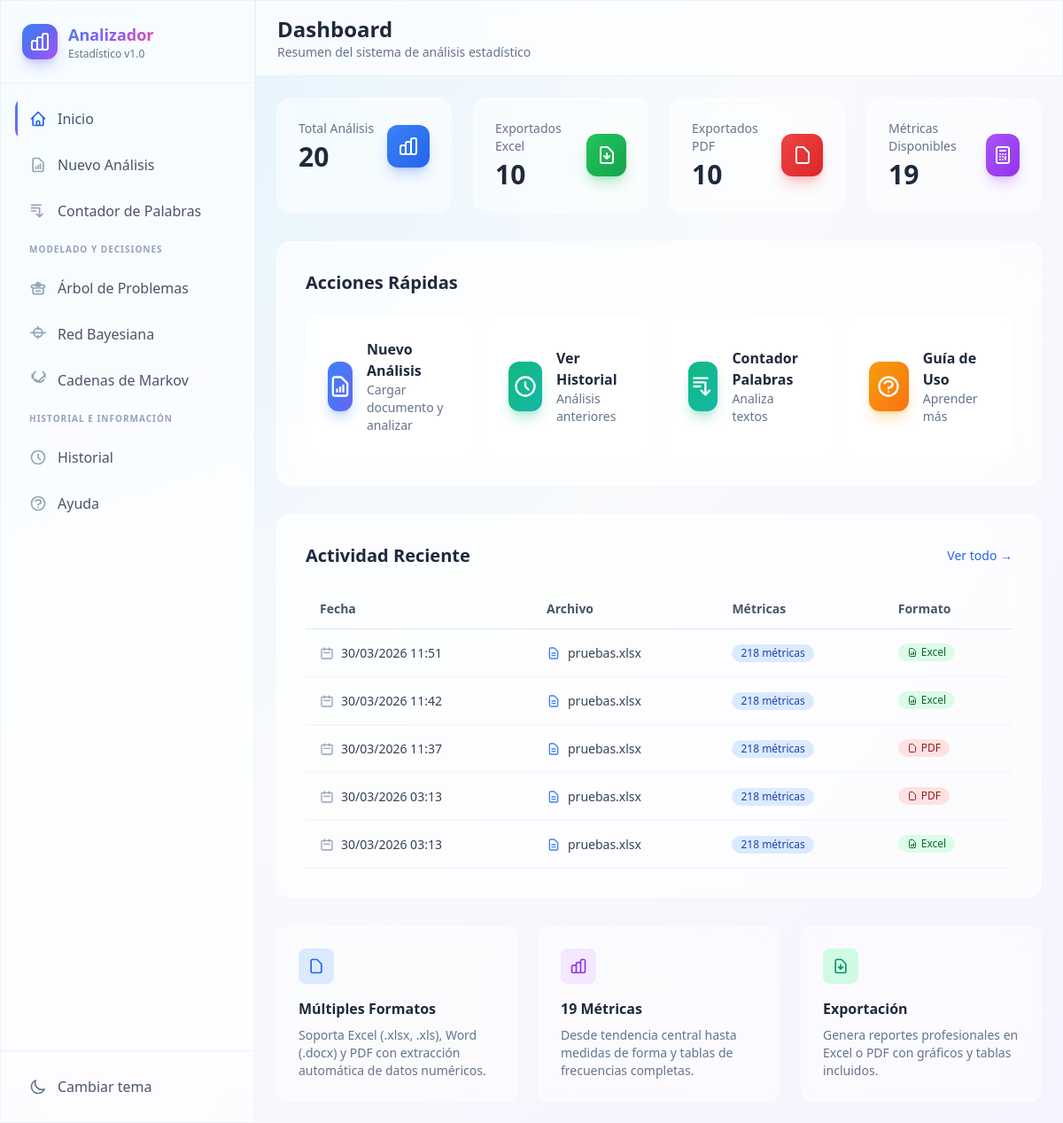
The app's page /, older data.
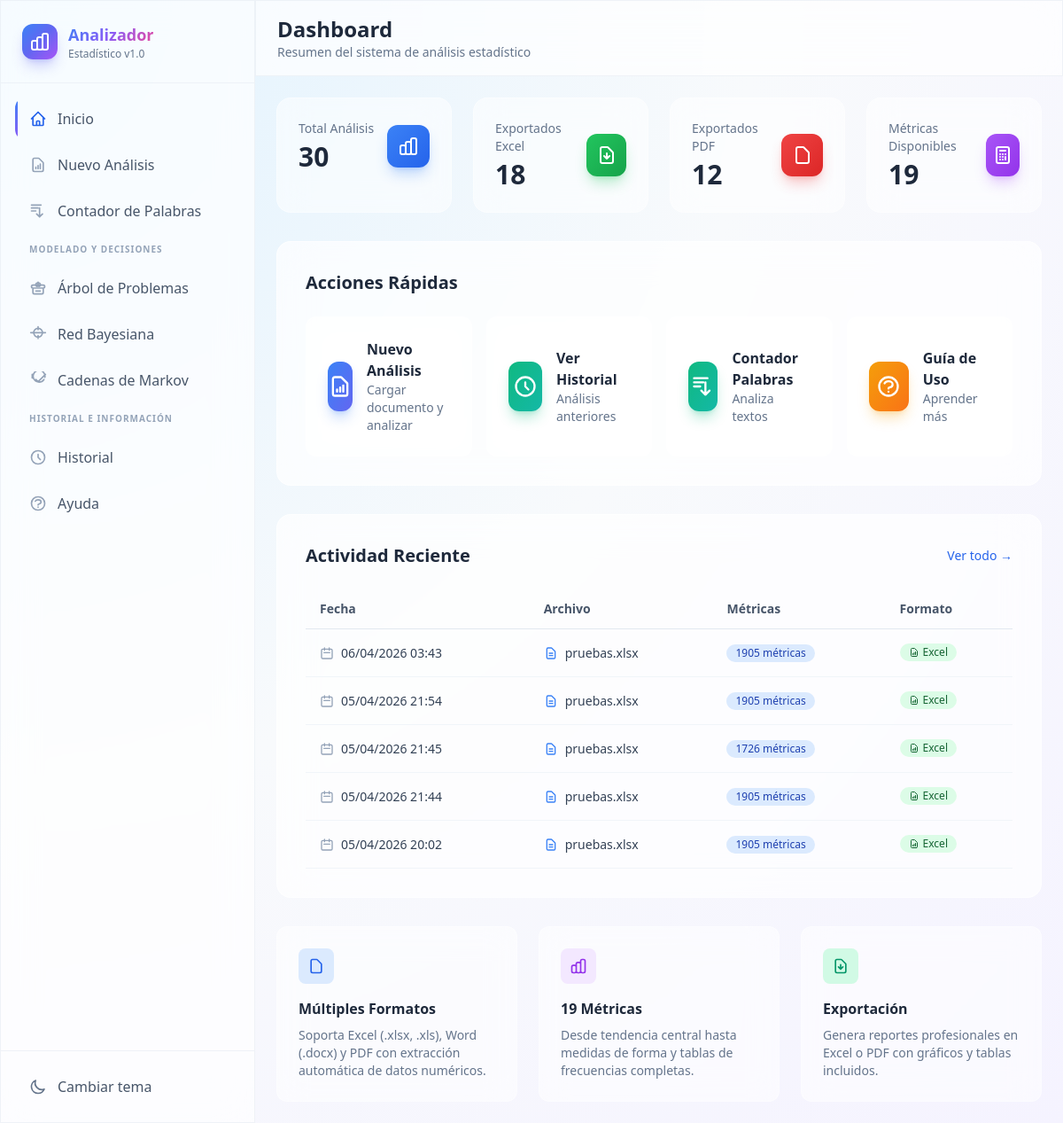
The same page, newer data.
### analyzer/models.py (models this page shows, shortened)
class AnalysisLog(models.Model):
    created_at = models.DateTimeField(auto_now_add=True)
    filename = models.CharField(max_length=255)
    metrics_requested = models.TextField()
    export_format = models.CharField(max_length=10)

### analyzer/views.py (the view)
# urls.py: path('', views.home_view, name='home'),
def home_view(request):
    total_analisis = AnalysisLog.objects.count()
    ultimos_analisis = AnalysisLog.objects.order_by('-created_at')[:5]
    formatos = {}
    for log in AnalysisLog.objects.all():
        fmt = log.export_format
        formatos[fmt] = formatos.get(fmt, 0) + 1
    context = {
        'total_analisis': total_analisis,
        'ultimos_analisis': ultimos_analisis,
        'formatos_populares': formatos,
    }
    return render(request, 'analyzer/home.html', context)

### analyzer/templates/analyzer/home.html (shortened to what the changed rows need)
{% extends "base_analyzer.html" %}
{% block page_title %}Dashboard{% endblock %}
{% block content %}
<div class="max-w-7xl mx-auto">
    <div class="grid grid-cols-1 md:grid-cols-2 lg:grid-cols-4 gap-6 mb-8">
        <div class="glass-card rounded-2xl p-6 hover:shadow-lg transition-shadow">
            <div class="flex items-center justify-between">
                <div>
                    <p class="text-sm font-medium text-slate-500 dark:text-slate-400">Total Análisis</p>
                    <p class="text-3xl font-bold text-slate-800 dark:text-slate-100 mt-1">{{ total_analisis }}</p>
                </div>
            </div>
        </div>
        <div class="glass-card rounded-2xl p-6 hover:shadow-lg transition-shadow">
            <div class="flex items-center justify-between">
                <div>
                    <p class="text-sm font-medium text-slate-500 dark:text-slate-400">Exportados Excel</p>
                    <p class="text-3xl font-bold text-slate-800 dark:text-slate-100 mt-1">{{ formatos_populares.excel|default:"0" }}</p>
                </div>
            </div>
        </div>
        <div class="glass-card rounded-2xl p-6 hover:shadow-lg transition-shadow">
            <div class="flex items-center justify-between">
                <div>
                    <p class="text-sm font-medium text-slate-500 dark:text-slate-400">Exportados PDF</p>
                    <p class="text-3xl font-bold text-slate-800 dark:text-slate-100 mt-1">{{ formatos_populares.pdf|default:"0" }}</p>
                </div>
            </div>
        </div>
    </div>
    <div class="glass rounded-2xl p-8">
        {% if ultimos_analisis %}
        <div class="overflow-x-auto">
            <table class="w-full">
                <thead>
                    <tr class="border-b border-slate-200 dark:border-slate-700">
                        <th class="text-left py-3 px-4 text-sm font-semibold text-slate-600 dark:text-slate-400">Fecha</th>
                        <th class="text-left py-3 px-4 text-sm font-semibold text-slate-600 dark:text-slate-400">Archivo</th>
                        <th class="text-left py-3 px-4 text-sm font-semibold text-slate-600 dark:text-slate-400">Métricas</th>
                        <th class="text-left py-3 px-4 text-sm font-semibold text-slate-600 dark:text-slate-400">Formato</th>
                    </tr>
                </thead>
                <tbody>
                    {% for log in ultimos_analisis %}
                    <tr class="border-b border-slate-100 dark:border-slate-800/50 hover:bg-slate-50/50 dark:hover:bg-slate-800/30 transition-colors">
                        <td class="py-4 px-4 text-sm text-slate-700 dark:text-slate-300">
                            <div class="flex items-center gap-2">
                                <svg class="w-4 h-4 text-slate-400" fill="none" stroke="currentColor" viewBox="0 0 24 24">
                                    <path stroke-linecap="round" stroke-linejoin="round" stroke-width="2" d="M8 7V3m8 4V3m-9 8h10M5 21h14a2 2 0 002-2V7a2 2 0 00-2-2H5a2 2 0 00-2 2v12a2 2 0 002 2z"/>
                                </svg>
                                {{ log.created_at|date:"d/m/Y H:i" }}
                            </div>
                        </td>
                        <td class="py-4 px-4 text-sm text-slate-700 dark:text-slate-300">
                            <div class="flex items-center gap-2">
                                <svg class="w-4 h-4 text-blue-500" fill="none" stroke="currentColor" viewBox="0 0 24 24">
                                    <path stroke-linecap="round" stroke-linejoin="round" stroke-width="2" d="M9 12h6m-6 4h6m2 5H7a2 2 0 01-2-2V5a2 2 0 012-2h5.586a1 1 0 01.707.293l5.414 5.414a1 1 0 01.293.707V19a2 2 0 01-2 2z"/>
                                </svg>
                                <span class="truncate max-w-xs">{{ log.filename }}</span>
                            </div>
                        </td>
                        <td class="py-4 px-4 text-sm text-slate-700 dark:text-slate-300">
                            <span class="inline-flex items-center px-2.5 py-0.5 rounded-full text-xs font-medium bg-blue-100 dark:bg-blue-900/30 text-blue-800 dark:text-blue-300">
                                {{ log.metrics_requested|length }} métricas
                            </span>
                        </td>
                        <td class="py-4 px-4 text-sm">
                            <span class="inline-flex items-center gap-1 px-2.5 py-0.5 rounded-full text-xs font-medium {% if log.export_format == 'excel' %}bg-green-100 dark:bg-green-900/30 text-green-800 dark:text-green-300{% else %}bg-red-100 dark:bg-red-900/30 text-red-800 dark:text-red-300{% endif %}">
                                {% if log.export_format == 'excel' %}
                                <svg class="w-3 h-3" fill="none" stroke="currentColor" viewBox="0 0 24 24">
                                    <path stroke-linecap="round" stroke-linejoin="round" stroke-width="2" d="M9 17v-2m3 2v-4m3 4v-6m2 10H7a2 2 0 01-2-2V5a2 2 0 012-2h5.586a1 1 0 01.707.293l5.414 5.414a1 1 0 01.293.707V19a2 2 0 01-2 2z"/>
                                </svg>
                                Excel
                                {% else %}
                                <svg class="w-3 h-3" fill="none" stroke="currentColor" viewBox="0 0 24 24">
                                    <path stroke-linecap="round" stroke-linejoin="round" stroke-width="2" d="M7 21h10a2 2 0 002-2V9.414a1 1 0 00-.293-.707l-5.414-5.414A1 1 0 0012.586 3H7a2 2 0 00-2 2v14a2 2 0 002 2z"/>
                                </svg>
                                PDF
                                {% endif %}
                            </span>
                        </td>
                    </tr>
                    {% endfor %}
                </tbody>
            </table>
        </div>
        {% endif %}
    </div>
</div>
{% endblock %}

Row changes from the older to the newer data that the page shows:
no longer on this page (row unchanged): AnalysisLog: created_at "30/03/2026 11:51", filename "pruebas.xlsx", metrics_requested|length "218", export_format "excel" (drawn)
no longer on this page (row unchanged): AnalysisLog: created_at "30/03/2026 11:42", filename "pruebas.xlsx", metrics_requested|length "218", export_format "excel" (drawn)
no longer on this page (row unchanged): AnalysisLog: created_at "30/03/2026 11:37", filename "pruebas.xlsx", metrics_requested|length "218", export_format "pdf" (drawn)
no longer on this page (row unchanged): AnalysisLog: created_at "30/03/2026 03:13", filename "pruebas.xlsx", metrics_requested|length "218", export_format "pdf" (drawn)
no longer on this page (row unchanged): AnalysisLog: created_at "30/03/2026 03:13", filename "pruebas.xlsx", metrics_requested|length "218", export_format "excel" (drawn)
added AnalysisLog: created_at "06/04/2026 03:43", filename "pruebas.xlsx", metrics_requested|length "1905", export_format "excel" (drawn)
added AnalysisLog: created_at "05/04/2026 21:54", filename "pruebas.xlsx", metrics_requested|length "1905", export_format "excel" (drawn)
added AnalysisLog: created_at "05/04/2026 21:45", filename "pruebas.xlsx", metrics_requested|length "1726", export_format "excel" (drawn)
added AnalysisLog: created_at "05/04/2026 21:44", filename "pruebas.xlsx", metrics_requested|length "1905", export_format "excel" (drawn)
added AnalysisLog: created_at "05/04/2026 20:02", filename "pruebas.xlsx", metrics_requested|length "1905", export_format "excel" (drawn)
Text that changed along with them:
{{ total_analisis }}: "20" → "30"
text no longer shown: "10 10"
text now shown: "18 12"
